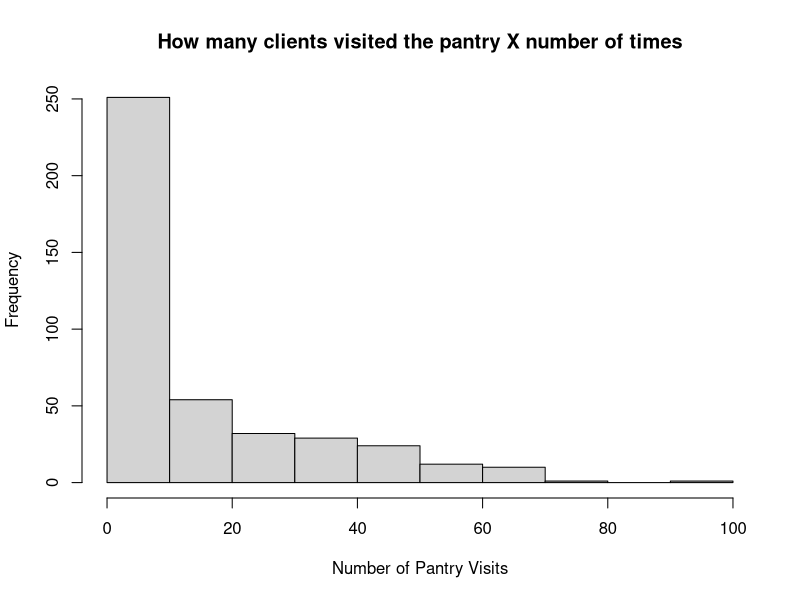
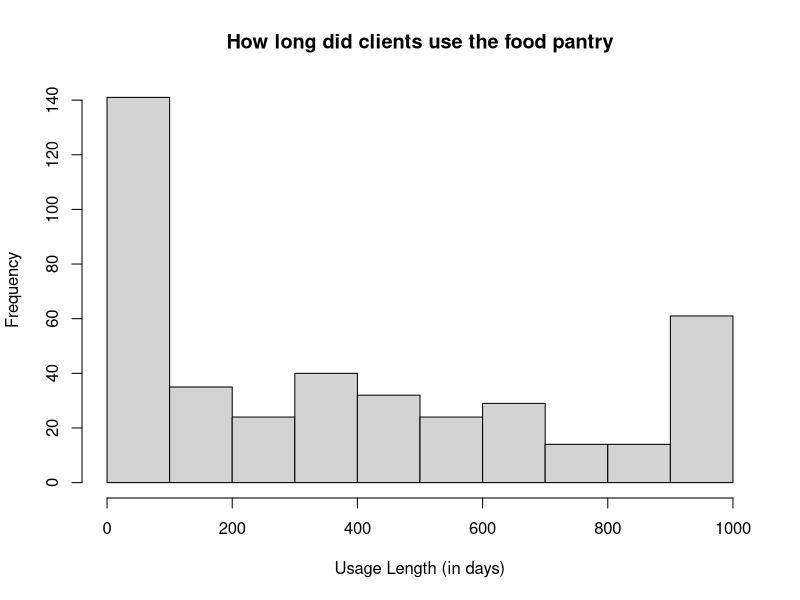
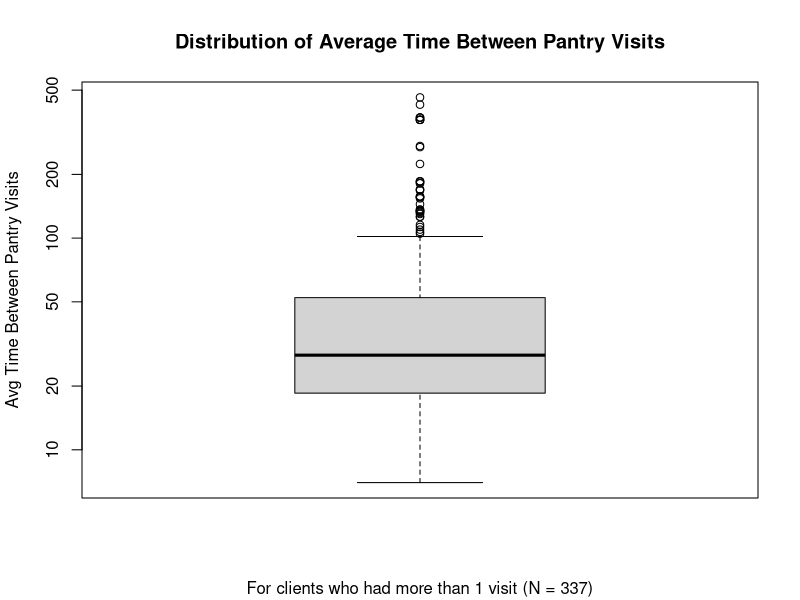

These charts were generated, in order, by the following R code:
## ---- chunk 1
knitr::opts_chunk$set(echo = TRUE)
## ---- chunk 2
# load data
pantry <- read.csv("./../../../data/pantry_anonymized.csv")
client_data <- read.csv("./../../../data/client_info_anonymized.csv")

library(tidyverse)
library(lubridate)
## ---- chunk 3
# records with duplicates
duplicates <- pantry[duplicated(pantry),] 

# there are 132 records that have at least one duplicate of itself
nrow(duplicates)
# if we were to drop the duplicates, we would drop 2.1% of the data
1-nrow(unique(pantry))/nrow(pantry)

# 12 clients have duplicate records
length(unique(duplicates$anon_ID))
# clients impacted:
unique(duplicates$anon_ID)
# for reference there are 414 unique clients with pantry data
length(unique(pantry$anon_ID))

#as an example of some duplicates for anon_ID 15
# it looks like all records were there twice 
filter(pantry, anon_ID == "15") %>% arrange(assistance_date) %>% head(10)

## ---- chunk 4
# change date to date type
pantry <- pantry %>%
  mutate(assistance_date = as.Date(assistance_date, "%m/%d/%Y %H:%M")) 
  
## ---- chunk 5
# creating a table organized by client
pantry_by_client <- pantry %>%
  group_by(anon_ID) %>%
  summarise(
    num_visits = length(unique(assistance_date)), 
    first_visit = min(assistance_date),
    last_visit = max(assistance_date)
  ) 

# plot
hist(pantry_by_client$num_visits,
     xlab = "Number of Pantry Visits",
     main = "How many clients visited the pantry X number of times")

# % visited more than 10 times
nrow(pantry_by_client %>% filter(num_visits >= 10))/nrow(pantry_by_client)

# % visited only 1 time
nrow(pantry_by_client %>% filter(num_visits == 1))/nrow(pantry_by_client)

## ---- chunk 6
# getting total duration of pantry usage per client
pantry_by_client <- pantry_by_client %>%
  mutate(usage_length =  as.numeric(difftime(last_visit, first_visit, units = "days")))

# plot
hist(pantry_by_client$usage_length,
     main = "How long did clients use the food pantry",
     xlab = "Usage Length (in days)")

## ---- chunk 7
# creates a table to get avg time b/w visits
avg_time_between_visits <- unique(pantry) %>% # remove duplicate rows 
  group_by(anon_ID)%>%  
  arrange(anon_ID, assistance_date) %>%
  filter(n() > 1) %>%
  mutate(Difference = difftime(assistance_date, lag(assistance_date), units = "days") )  %>%
  summarize(mean_time = mean(Difference, na.rm=TRUE)) 

# plot
boxplot(as.numeric(avg_time_between_visits$mean_time), 
        log = "y",
        main = "Distribution of Average Time Between Pantry Visits",
        ylab = "Avg Time Between Pantry Visits",
        sub = "For clients who had more than 1 visit (N = 337)")

## ---- chunk 8
length(unique(pantry$anon_ID)) # unique food pantry clients

pantry <- merge(pantry, client_data, by = "anon_ID", all.x = TRUE)

pantry_in_poverty = filter(pantry, poverty == "Yes")

length(unique(pantry_in_poverty$anon_ID)) # 283 food pantry clients in poverty

283/414



